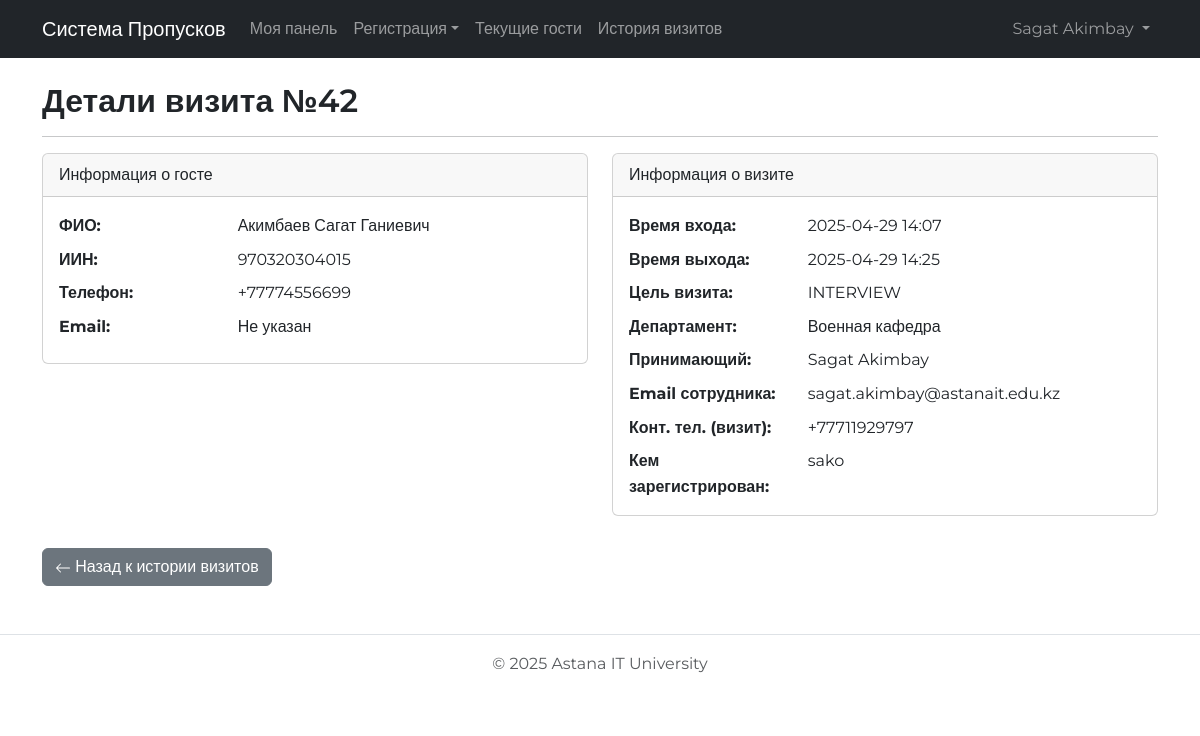
The app's page /visitors/history/detail/42/ (signed in) with its own data.
### visitor_system/visitors/models.py (models this page shows, shortened)
class Visit(models.Model):
    guest = models.ForeignKey(Guest, on_delete=models.CASCADE, verbose_name="Гость")
    employee = models.ForeignKey(User, on_delete=models.PROTECT, verbose_name="Принимающий сотрудник", related_name='visits_hosted') # Сотрудник из системы
    department = models.ForeignKey(Department, on_delete=models.PROTECT, verbose_name="Департамент назначения")
    purpose = models.TextField(verbose_name="Цель визита")
    entry_time = models.DateTimeField(
        blank=True, null=True, # Убрали default, ставится при check-in
        verbose_name="Время фактического входа"
    )
    exit_time = models.DateTimeField(blank=True, null=True, verbose_name="Время выхода")
    expected_entry_time = models.DateTimeField(
        blank=True, null=True, # Для предварительной регистрации
        verbose_name="Планируемое время входа"
    )
    status = models.CharField(
        max_length=20,
        choices=VISIT_STATUS_CHOICES,
        default=STATUS_AWAITING_ARRIVAL, # По умолчанию - ожидание
        verbose_name="Статус"
    )
    registered_by = models.ForeignKey(User, on_delete=models.PROTECT, verbose_name="Кем зарегистрирован", related_name='visits_registered') # Сотрудник, который оформил пропуск
    employee_contact_phone = models.CharField(
        max_length=20,
        blank=True,
        null=True,
        verbose_name="Контактный тел. сотрудника (для визита)"
    )
    consent_acknowledged = models.BooleanField(
        default=False, # По умолчанию - не подтверждено
        verbose_name="Гость проинформирован об обработке ПДн"
    )
    def is_active(self):
        """Проверяет, находится ли гость еще в здании (статус CHECKED_IN)."""
        return self.status == STATUS_CHECKED_IN
    is_active.boolean = True
    is_active.short_description = 'В здании?'
    class Meta:
        verbose_name = "Визит (к сотруднику/другой)"
        verbose_name_plural = "Визиты (к сотрудникам/другие)"
        ordering = ['-entry_time', '-expected_entry_time'] # Сортировка
        permissions = [("can_view_visit_statistics", "Может просматривать статистику визитов")]

class Guest(models.Model):
    full_name = models.CharField(max_length=255, verbose_name="ФИО гостя")
    email = models.EmailField(max_length=255, blank=True, null=True, verbose_name="Email")
    phone_number = models.CharField(max_length=20, blank=True, null=True, verbose_name="Номер телефона")
    iin = models.CharField(
        max_length=12,
        validators=[
            RegexValidator(regex=r'^\d{12}$', message='ИИН должен состоять ровно из 12 цифр.'),
            MinLengthValidator(12), # Дополнительная проверка длины
            MaxLengthValidator(12)
        ],
        null=True,
        unique=True, # Установить True, если ИИН должен быть уникальным для каждого гостя
        verbose_name="ИИН гостя"
    )
    class Meta:
        verbose_name = "Гость"
        verbose_name_plural = "Гости"

### visitor_system/departments/models.py (models this page shows, shortened)
class Department(models.Model):
    name = models.CharField(max_length=200, unique=True, verbose_name="Название департамента")
    description = models.TextField(blank=True, null=True, verbose_name="Описание")
    director = models.ForeignKey(
        settings.AUTH_USER_MODEL,
        on_delete=models.SET_NULL, # Или PROTECT
        null=True,
        blank=True, # Позволяем департаменту быть без директора
        related_name='directed_departments',
        verbose_name="Директор департамента"
    )
    class Meta:
        verbose_name = "Департамент"
        verbose_name_plural = "Департаменты"

### visitor_system/visitors/views.py (the view)
# urls.py: path('history/detail/<int:visit_id>/', views.visit_detail_view, name='visit_detail'),
@login_required
def visit_detail_view(request, visit_id):
    visit = get_object_or_404(
        Visit.objects.select_related('guest', 'employee', 'department', 'registered_by'),
        pk=visit_id
    )
    context = {
        'visit': visit
    }
    return render(request, 'visitors/visit_detail.html', context)

### templates/visitors/visit_detail.html (shortened to what this page needs)
{% extends "base.html" %}
{% load static %}
{% block content %}
<h2>Детали визита №{{ visit.id }}</h2>
<hr>
<div class="row">
    <div class="col-md-6 mb-3">
        <div class="card">
            <div class="card-header">
                Информация о госте
            </div>
            <div class="card-body">
                <dl class="row mb-0">
                    <dt class="col-sm-4">ФИО:</dt>
                    <dd class="col-sm-8">{{ visit.guest.full_name }}</dd>
                    <dt class="col-sm-4">ИИН:</dt>
                    <dd class="col-sm-8">{{ visit.guest.iin|default:"Не указан" }}</dd>
                    <dt class="col-sm-4">Телефон:</dt>
                    <dd class="col-sm-8">{{ visit.guest.phone_number|default:"Не указан" }}</dd>
                    <dt class="col-sm-4">Email:</dt>
                    <dd class="col-sm-8">{{ visit.guest.email|default:"Не указан" }}</dd>
                </dl>
            </div>
        </div>
    </div>
    <div class="col-md-6 mb-3">
        <div class="card">
            <div class="card-header">
                Информация о визите
            </div>
            <div class="card-body">
                <dl class="row mb-0">
                    <dt class="col-sm-4">Время входа:</dt>
                    <dd class="col-sm-8">
                        {% if visit.entry_time %} {{ visit.entry_time|date:"Y-m-d H:i" }}
                        {% elif visit.status == 'AWAITING' %}
                            {% if visit.expected_entry_time %} <span class="text-muted fst-italic" title="Планируемое">Ожид: {{ visit.expected_entry_time|date:"Y-m-d H:i" }}</span>
                            {% else %} <span class="text-muted fst-italic">Ожидается</span> {% endif %}
                        {% elif visit.status == 'CANCELLED' %}
                            <span class="badge bg-danger">Отменен</span>
                        {% else %} - {% endif %}
                    </dd>
                    <dt class="col-sm-4">Время выхода:</dt>
                    <dd class="col-sm-8">
                    <td>
                        {% if visit.exit_time %} {{ visit.exit_time|date:"Y-m-d H:i" }}
                        {% elif visit.status == 'CHECKED_IN' %} <span class="badge bg-success">В здании</span>
                        {% elif visit.status == 'AWAITING' %} <span class="text-muted">-</span>
                        {% elif visit.status == 'CANCELLED' %} <span class="text-muted">-</span>
                        {% else %} <span class="text-muted">-</span> {% endif %}
                    </td>
                    </dd>
                    <dt class="col-sm-4">Цель визита:</dt>
                    <dd class="col-sm-8">{{ visit.purpose|default:"Не указана" }}</dd>
                    <dt class="col-sm-4">Департамент:</dt>
                    <dd class="col-sm-8">{{ visit.department.name }}</dd>
                    <dt class="col-sm-4">Принимающий:</dt>
                    <dd class="col-sm-8">{{ visit.employee.get_full_name|default:visit.employee.username }}</dd>
                    <dt class="col-sm-4">Email сотрудника:</dt>
                    <dd class="col-sm-8">{{ visit.employee.email|default:"Не указан" }}</dd>
                    <dt class="col-sm-4">Конт. тел. (визит):</dt>
                    <dd class="col-sm-8">{{ visit.employee_contact_phone|default:"Не указан" }}</dd>
                    <dt class="col-sm-4">Кем зарегистрирован:</dt>
                    <dd class="col-sm-8">{{ visit.registered_by.get_full_name|default:visit.registered_by.username }}</dd>
                </dl>
            </div>
        </div>
    </div>
</div>
<div class="mt-3">
    <a href="{% url 'visit_history' %}" class="btn btn-secondary">
        <svg xmlns="http://www.w3.org/2000/svg" width="16" height="16" fill="currentColor" class="bi bi-arrow-left" viewBox="0 0 16 16">
          <path fill-rule="evenodd" d="M15 8a.5.5 0 0 0-.5-.5H2.707l3.147-3.146a.5.5 0 1 0-.708-.708l-4 4a.5.5 0 0 0 0 .708l4 4a.5.5 0 0 0 .708-.708L2.707 8.5H14.5A.5.5 0 0 0 15 8z"/>
        </svg>
        Назад к истории визитов
    </a>
</div>
{% endblock %}

### templates/base.html (shortened to what this page needs)
{% load static %}
<!DOCTYPE html>
<html lang="ru">
<head>
    <link href="https://cdn.jsdelivr.net/npm/bootstrap@5.3.0/dist/css/bootstrap.min.css" rel="stylesheet">
    <link rel="stylesheet" href="{% static 'css/style.css' %}">
</head>
<body>
    <nav class="navbar navbar-expand-lg navbar-dark bg-dark mb-4">
        <div class="container">
            <a class="navbar-brand" href="#">Система Пропусков</a>
            <div class="collapse navbar-collapse" id="navbarNav">
                <ul class="navbar-nav me-auto mb-2 mb-lg-0">
                    {% if user.is_authenticated %}
                        <li class="nav-item">
                            <a class="nav-link" href="{% url 'employee_dashboard' %}">Моя панель</a>
                        </li>
                        <li class="nav-item dropdown">
                            <a class="nav-link dropdown-toggle" data-bs-toggle="dropdown" href="#" role="button" aria-haspopup="true" aria-expanded="false">Регистрация</a>
                        </li>
                        <li class="nav-item">
                            <a class="nav-link" href="{% url 'current_guests' %}">Текущие гости</a>
                        </li>
                        <li class="nav-item">
                            <a class="nav-link" href="{% url 'visit_history' %}">История визитов</a>
                        </li>
                    {% endif %}
                </ul>
                <ul class="navbar-nav">
                     {% if user.is_authenticated %}
                        <li class="nav-item dropdown">
                          <a class="nav-link dropdown-toggle" href="#" role="button" data-bs-toggle="dropdown" aria-expanded="false">
                            {{ user.get_full_name|default:user.username }}
                          </a>
                        </li>
                    {% else %}
                        <li class="nav-item">
                            <a class="btn btn-outline-light" href="{% url 'account_login' %}">Войти</a>
                        </li>
                    {% endif %}
                </ul>
            </div>
        </div>
    </nav>
    <div class="container">
        {% block content %}
        {% endblock %}
    </div>
    <footer class="mt-5 py-3 text-center text-muted border-top">
        <p>&copy; {% now "Y" %} Astana IT University</p>
    </footer>
</body>
</html>

### visitor_system/static/css/style.css (style rules this page uses)
body { font-family: 'Montserrat', sans-serif; font-size: 16px; line-height: 1.6; -webkit-font-smoothing: antialiased; -moz-osx-font-smoothing: grayscale; }
h1, h2, h3, h4, h5, h6 { font-weight: 600; }

### records on screen
Visit: id "42", guest.full_name "Акимбаев Сагат Ганиевич", guest.iin "970320304015", guest.phone_number "+77774556699", guest.email "Не указан", entry_time "2025-04-29 14:07", exit_time "2025-04-29 14:25", purpose "INTERVIEW", department.name "Военная кафедра", employee.get_full_name "Sagat Akimbay", employee.email "sagat.akimbay@astanait.edu.kz", employee_contact_phone "+77711929797", registered_by.get_full_name "sako"

### other values on screen
{{ user.get_full_name|default:user.username }} "Sagat Akimbay"
